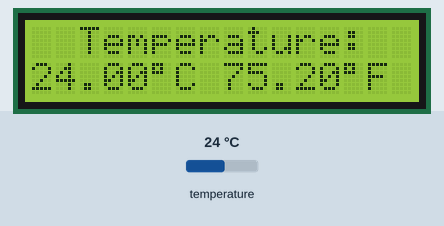
Simulated run of this sketch. Board: Arduino Uno, built with avr-gcc and run on an emulated ATmega328P. On the bench: 16×2 character LCD. The test bench sets the inputs (shaded band); at power-on: temperature 24 °C.

Above: at 1.2 s.
1.3 s: temperature set to 12 °C
At 2.7 s:
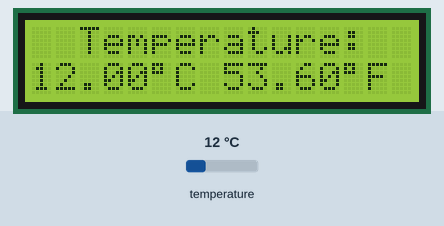
3.6 s: temperature set to 19 °C
At 5.8 s:
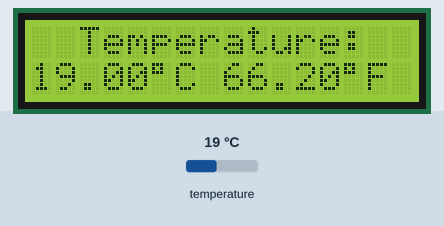
6.1 s: temperature set to 28 °C
At 7.8 s:
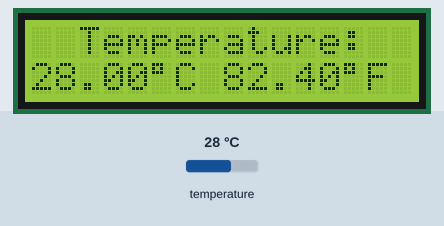
Timing chart, 0 to 9.3 s (numbered marks = the images above; inputs shaded):
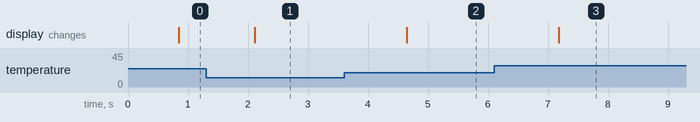

Measured:
- after the input at 1.3 s, the display: changes after 0.81 s (image 1)
- after the input at 3.6 s, the display: changes after 1.0 s (image 2)
- after the input at 6.1 s, the display: changes after 1.1 s (image 3)

The sketch:

DS18B20_waterproof_temperature_sensor_lcd.ino
```cpp
#include<OneWire.h>
#include<DallasTemperature.h>
#include<Wire.h>

#include<LiquidCrystal.h>
LiquidCrystal lcd(7, 8, 9, 10, 11, 12);
#define contrast_pin 6

#define ONE_WIRE_BUS 4
OneWire oneWire(ONE_WIRE_BUS);
DallasTemperature sensors(&oneWire);
float C;
float F;

void setup() {
  lcd.begin(16, 2);
  pinMode(contrast_pin, OUTPUT);
  analogWrite(contrast_pin, 110);
  lcd.setCursor(2, 0);
  lcd.print("Temperature:");

  sensors.begin();


}

void loop() {

  sensors.requestTemperatures();
  C = sensors.getTempCByIndex(0);
  F = sensors.toFahrenheit(C);

  lcd.setCursor(0, 1);
  lcd.print(C);
  lcd.print(char(223));
  lcd.print("C ");

  lcd.print(F);
  lcd.print(char(223));
  lcd.print("F  ");

  delay(500);


}
```
